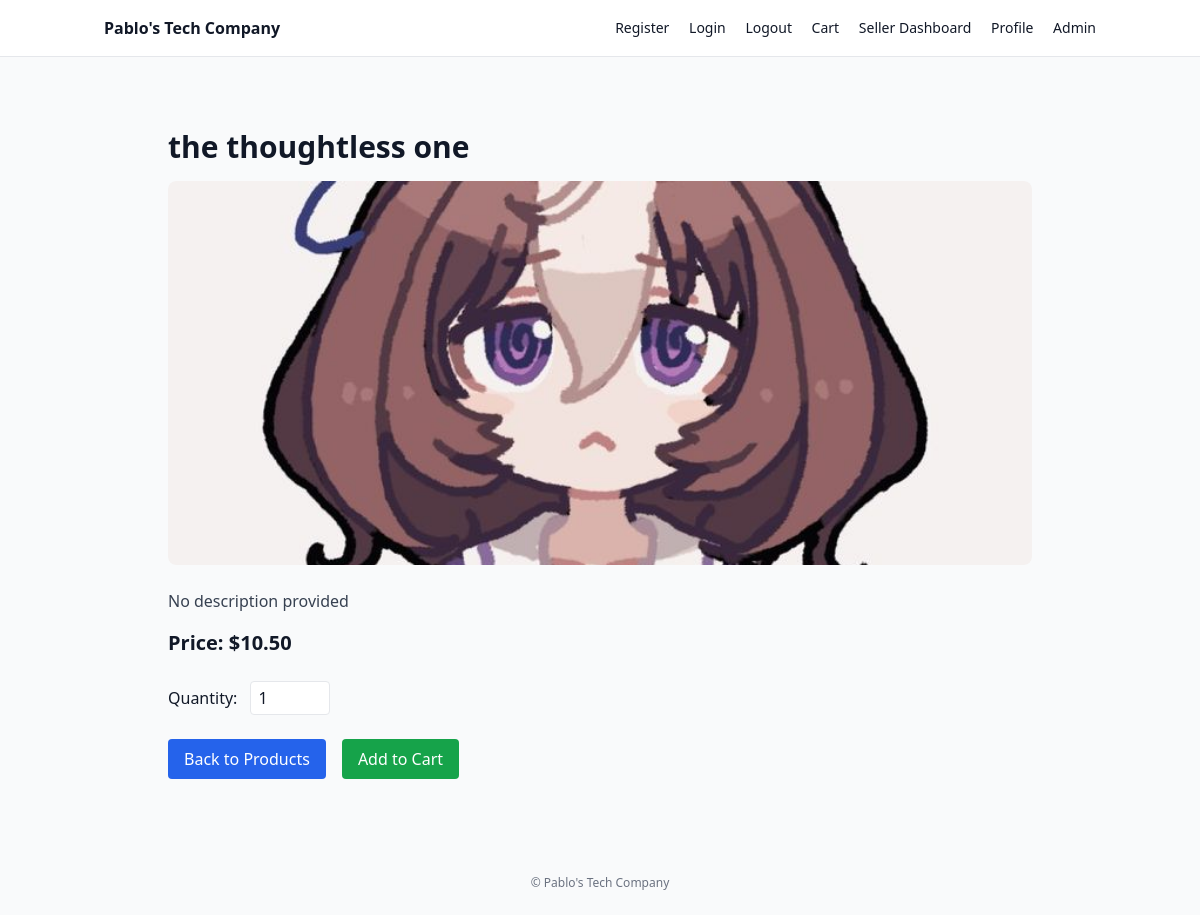
The page /product/QS56xhbjtKL2fFNZ6XcXxS/ on the database as committed earlier.
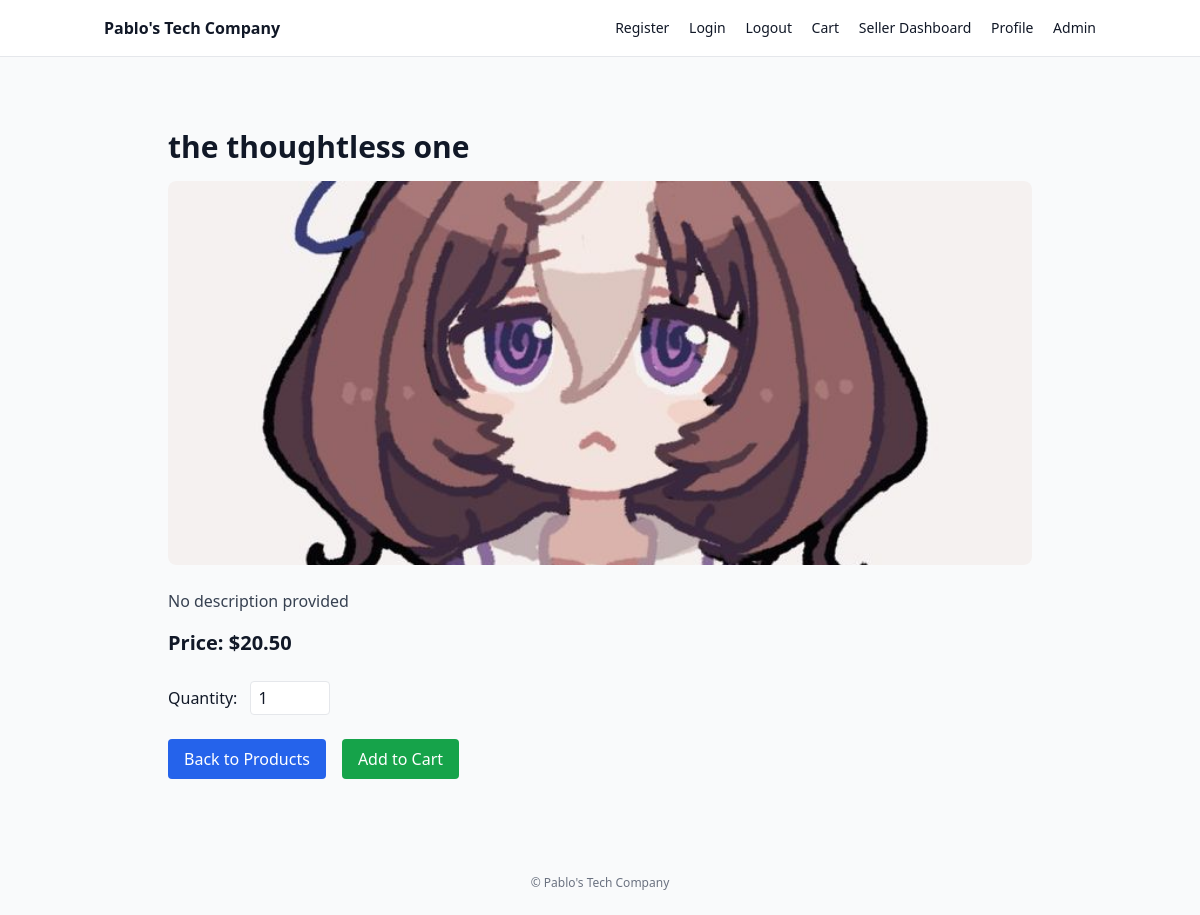
The same page on the database as committed later.
### core/models.py (models this page shows, shortened)
class Product(models.Model):
    pid = ShortUUIDField(unique=True, primary_key=True)
    title = models.CharField(max_length=200)
    image = models.ImageField(upload_to='product_images/', blank=True, null=True, default='product.jpg')
    description = models.TextField(null=True, blank=True, default="No description provided")
    user = models.ForeignKey(settings.AUTH_USER_MODEL, on_delete=models.CASCADE)
    category = models.ForeignKey(Category, on_delete=models.CASCADE)
    price = models.DecimalField(max_digits=10, decimal_places=2, default=0.00)
    old_price = models.DecimalField(max_digits=10, decimal_places=2, null=True, blank=True)
    specifications = models.TextField(null=True, blank=True, default="No specifications provided")
    tags = models.ForeignKey(Tags, on_delete=models.CASCADE, null=True, blank=True)
    product_status = models.CharField(max_length=20, choices=STATUS, default="in_review")
    status = models.BooleanField(default=True)
    in_stock = models.BooleanField(default=True)
    featured = models.BooleanField(default=False)
    sku = ShortUUIDField(unique=True, length=4, max_length=10, prefix="SKU-", alphabet="0123456789")
    date = models.DateTimeField(auto_now_add=True)
    updated = models.DateTimeField(null=True, blank=True, auto_now=True)
    class Meta:
        verbose_name_plural = "Products"

### core/views.py (the view)
# urls.py: path("product/<str:pid>/", views.product_detail_view, name="product_detail"),
def product_detail_view(request, pid):
    product = Product.objects.get(pid=pid)
    context = {
        'product': product,
    }
    return render(request, 'core/product_detail.html', context)

### core/context_processors.py (called while the page is built)
def cart_count(request):
    if request.user.is_authenticated:
        order, created = CartOrder.objects.get_or_create(user=request.user, paid_status=False)
        total_qty = CartOrderItems.objects.filter(order=order).aggregate(total_qty=Sum('qty'))['total_qty'] or 0
        return {'cart_count': total_qty}
    return {'cart_count': 0}

### templates/core/product_detail.html (shortened to what this page needs)
{% extends 'core/base.html' %}
{% block content %}
<div class="max-w-4xl mx-auto py-10 px-4">
    <h1 class="text-3xl font-bold mb-4">{{ product.title }}</h1>
    <div id="slider" class="relative w-full h-96 overflow-hidden rounded-lg mb-6">
        {% if product.productimages.all %}
            {% for img in product.productimages.all %}
                <img src="{{ img.images.url }}" alt="{{ product.title }}"
                     class="absolute inset-0 w-full h-full object-cover transition-opacity duration-500 {% if forloop.first %}opacity-100{% else %}opacity-0{% endif %}">
            {% endfor %}
        {% elif product.image %}
            <img src="{{ product.image.url }}" alt="{{ product.title }}"
                 class="w-full h-full object-cover rounded-lg">
        {% else %}
            <div class="w-full h-full bg-gray-200 flex items-center justify-center rounded-lg">
                <span class="text-gray-500">No image available</span>
            </div>
        {% endif %}
    </div>
    <p class="text-gray-700 mb-4">{{ product.description }}</p>
    <p class="text-xl font-semibold mb-6">Price: ${{ product.price }}</p>
    <div class="mb-6">
        <label for="product_quantity" class="mr-2 font-medium">Quantity:</label>
        <input type="number" id="product_quantity" value="1" min="1"
               class="w-20 border rounded px-2 py-1">
    </div>
    <div class="flex space-x-4">
        <a href="{% url 'core:home' %}"
           class="px-4 py-2 bg-blue-600 text-white rounded hover:bg-blue-700 transition">
            Back to Products
        </a>
        <button id="add-to-cart-btn" data-pid="{{ product.pid }}"
                class="px-4 py-2 bg-green-600 text-white rounded hover:bg-green-700 transition">
            Add to Cart
        </button>
    </div>
</div>
{% endblock %}

Rows that differ between the two databases and show on the page:
changed Product "the thoughtless one": price "10.50" → "20.50"
